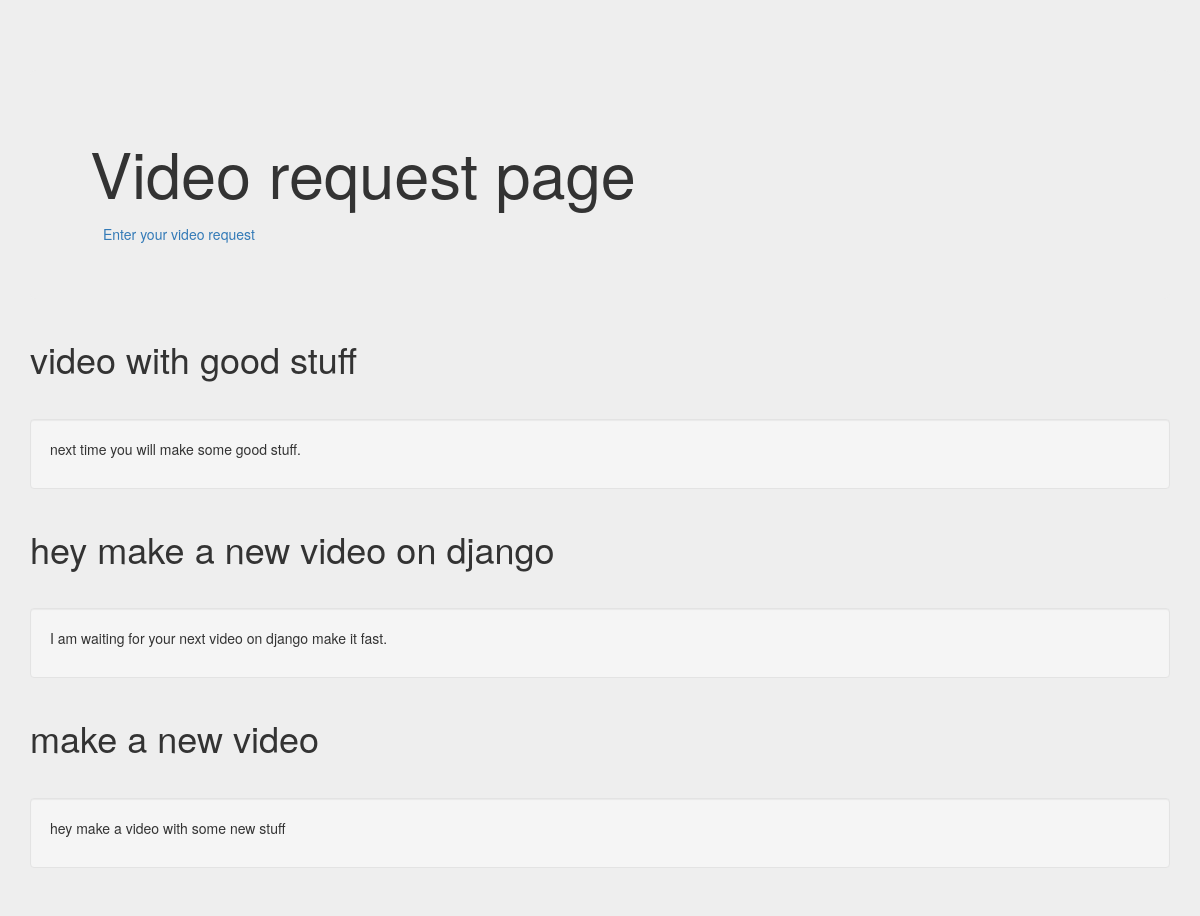
The page / on the database its author committed.
### videoreq/models.py (models this page shows)
class videoForm(models.Model):
	videotitle = models.CharField(max_length = 50)
	videodesc = models.TextField()

### videoreq/views.py (the view)
# urls.py: path('',views.homeView,name='home'),
def homeView(request):
	videoes = videoForm.objects.all()
	context = {'videoes':videoes}
	return render(request, 'index.html',context)

### templates/index.html (shortened to what this page needs)
{% load static %}
<!DOCTYPE html>
<html lang="en">
  <head>
    <link href="{% static 'bootstrap.min.css' %}" rel="stylesheet">
    <link href="{% static 'theme.css' %}" rel="stylesheet">
  </head>
  <body>
    <div class="container theme-showcase" role="main">
      <div class="jumbotron">
        <h1>Video request page</h1>
        <a type="button" class="btn btn-link" href="{% url 'vrform' %}">Enter your video request</a>
      </div>
    {% for v in videoes %}
      <div class="page-header">
        <h1>{{v.videotitle}}</h1>
      </div>
      <div class="well">
        <p>{{v.videodesc}}</p>
      </div>
      {% endfor %}
    </div>
  </body>
</html>

### static/theme.css (style rules this page uses)
body { padding-top: 70px; padding-bottom: 30px; background-color: #eee; }

### rows shown on the page
videoForm: videotitle "video with good stuff", videodesc "next time you will make some good stuff."
videoForm: videotitle "hey make a new video on django", videodesc "I am waiting for your next video on django make it fast."
videoForm: videotitle "make a new video", videodesc "hey make a video with some new stuff"
